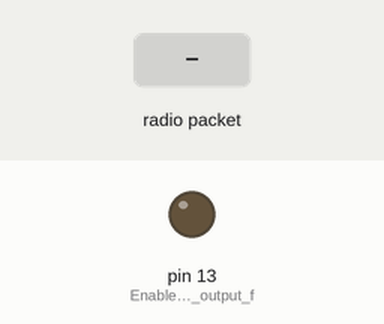
Bench run of a sketch on a simulated Arduino Uno, built with avr-gcc and run on an emulated ATmega328P. Parts: output pins drawn as LEDs (lit = HIGH). The inputs (shaded band) are chosen by the test bench. No radio packets arrive unless stated.

Above: at 1.2 s.
1.3 s: radio packet "1" arrives
At 1.8 s:
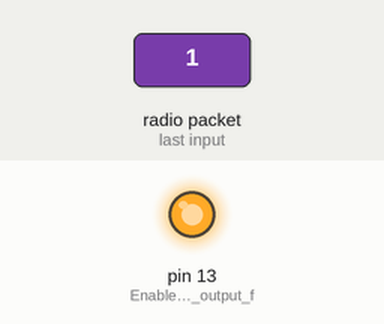
2.8 s: radio packet "0" arrives
At 4.2 s:
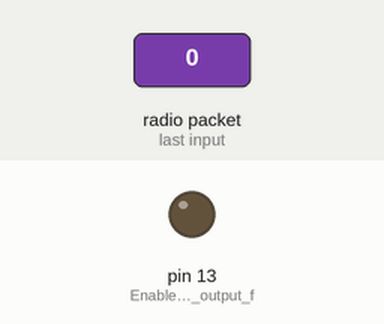
Timing chart, 0 to 5.8 s (numbered marks = the images above; inputs shaded):
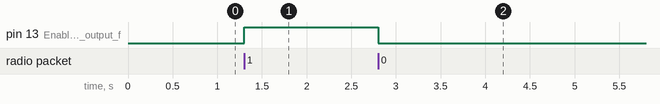

The sketch:

rf_blinky_receiver.ino
```cpp
#include "VirtualWire.h"

uint8_t buf[VW_MAX_MESSAGE_LEN];
uint8_t buflen = VW_MAX_MESSAGE_LEN;

void setup() {
  // put your setup code here, to run once:
  vw_set_rx_pin(12); // Set pin 12 as transmitter data pin
  vw_setup(2000); // speed of data transfer Kbps
  pinMode(13,OUTPUT); // Enable pin 13 as output for on board led

  vw_rx_start(); // Start the receiver
}

void loop() {
  // put your main code here, to run repeatedly:

  if( vw_get_message(buf,&buflen) ) { // Check for message without blocking program loop
    if( buf[0]=='1' ) { // If a 1 is received, turn on the led
      digitalWrite(13,1);
    } else if( buf[0]=='0' ) { // If a 0 is received, turn off the led
      digitalWrite(13,0);
    }
  }
}
```

Measured:
- after the input at 1.3 s, pin 13 (Enable_pin_13_as_output_f): LOW → HIGH at once
- after the input at 2.8 s, pin 13 (Enable_pin_13_as_output_f): HIGH → LOW at once
